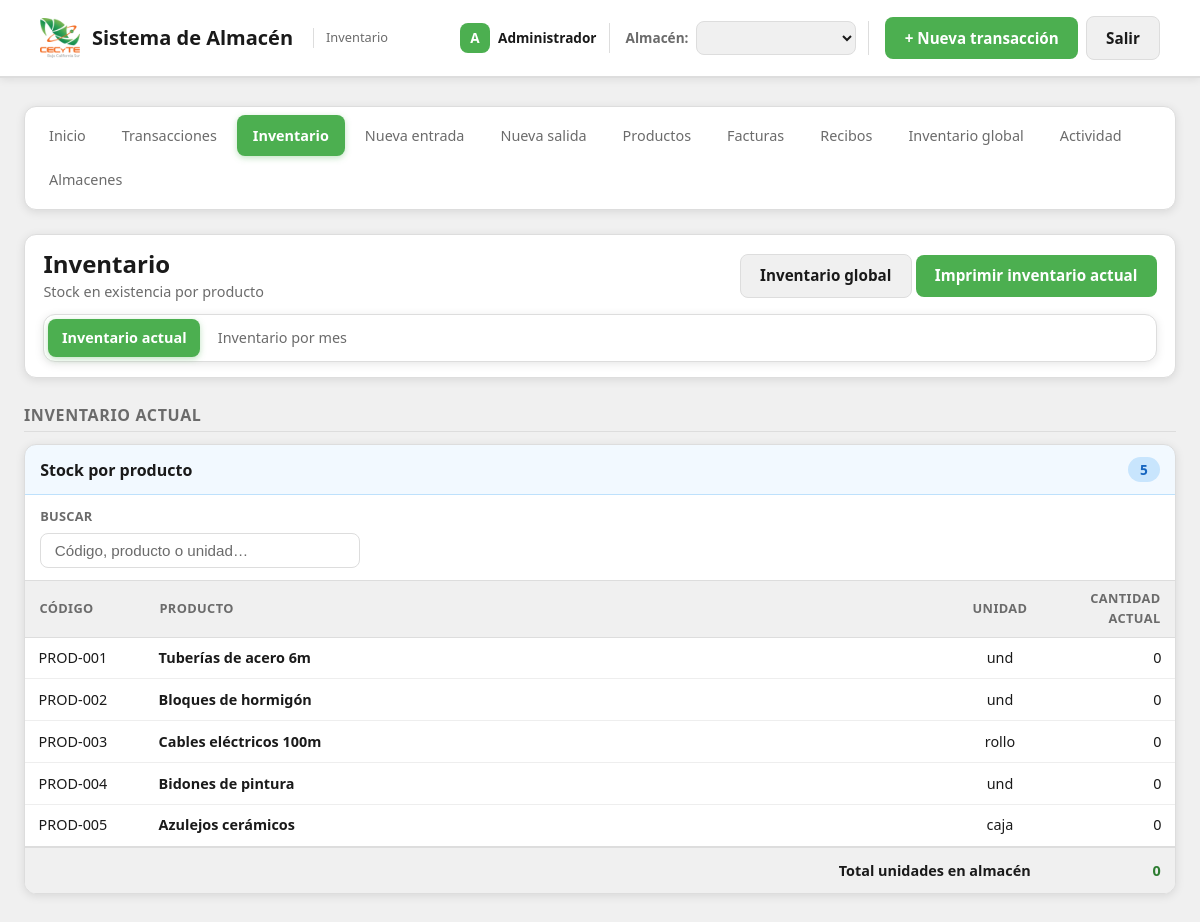
/inventario.php (signed in), run on an earlier commit of the app's database.
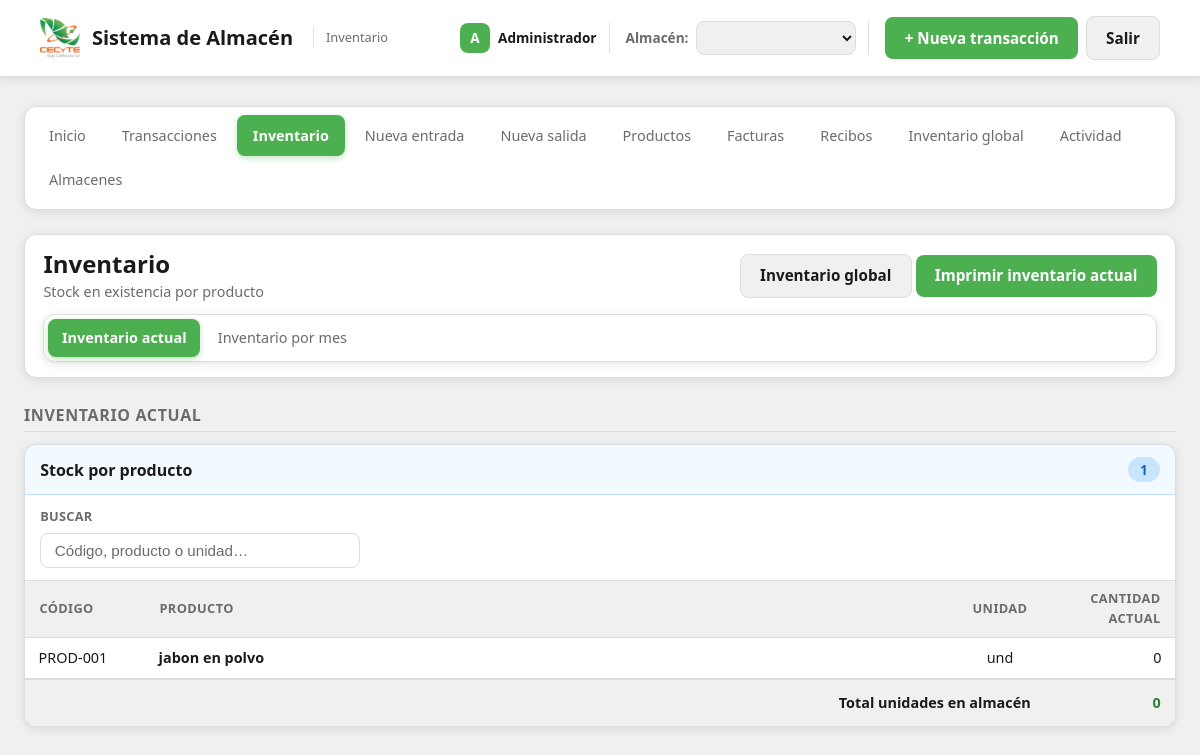
And on a later commit of the database.
### tables this page shows
CREATE TABLE IF NOT EXISTS productos (
  id INT UNSIGNED AUTO_INCREMENT PRIMARY KEY,
  codigo VARCHAR(50) UNIQUE,
  nombre VARCHAR(150) NOT NULL,
  descripcion TEXT,
  unidad VARCHAR(20) DEFAULT 'und',
  created_at TIMESTAMP DEFAULT CURRENT_TIMESTAMP,
  updated_at TIMESTAMP DEFAULT CURRENT_TIMESTAMP ON UPDATE CURRENT_TIMESTAMP,
  created_by INT UNSIGNED NULL COMMENT 'Usuario que registró/creó el producto',
  FOREIGN KEY (created_by) REFERENCES usuarios(id) ON DELETE SET NULL
);

### includes/almacenes.php (called while the page is built, shortened)
<?php
function listarAlmacenes(): array {
    $pdo = getDB();
    $stmt = $pdo->query('SELECT id, nombre FROM almacenes ORDER BY nombre');
    return $stmt->fetchAll();
}
function esAdminSesionAlmacen(): bool {
    $usuarioNombreSesion = (string)($_SESSION['usuario_nombre'] ?? '');
    $usuarioIdSesion = (int)($_SESSION['usuario_id'] ?? 0);
    return ($usuarioNombreSesion === 'Administrador') || ($usuarioIdSesion === 1);
}
function asegurarAlmacenActivo(): void {
    $esAdmin = esAdminSesionAlmacen();
    $almacenSesion = isset($_SESSION['almacen_id']) ? (int)$_SESSION['almacen_id'] : 0;
    if ($esAdmin) {
        $almacenes = listarAlmacenes();
        return;
    }
}
function getAlmacenActivo(): int {
    asegurarAlmacenActivo();
    return (int)($_SESSION['almacen_id'] ?? 0);
}

### config/LoggedPDOStatement.php (called while the page is built, shortened)
<?php
class LoggedPDOStatement extends PDOStatement {
    public function execute($input_parameters = null): bool {
        $start = microtime(true);
        $sql = (string) ($this->queryString ?? '');
        $op = $this->detectOp($sql);
        $requestId = $GLOBALS['APP_REQUEST_ID'] ?? null;
        $userId = $GLOBALS['APP_USER_ID'] ?? null;
        $userName = $GLOBALS['APP_USER_NAME'] ?? null;
        $ruta = $GLOBALS['APP_REQUEST_CTX']['ruta'] ?? null;
        $method = $GLOBALS['APP_REQUEST_CTX']['method'] ?? null;
        $table = $this->extractTable($sql);
        $paramsSafe = $this->normalizeParamsForLog($input_parameters);
        $summary = $this->buildPrettySummary($op, $table, $paramsSafe, $userName, $userId, $method, $ruta);
        try {
            $result = parent::execute($input_parameters);
            $durationMs = (microtime(true) - $start) * 1000;
            return $result;
        } catch (Throwable $e) {
            $durationMs = (microtime(true) - $start) * 1000;
            $this->writeLog([
                'timestamp' => date('c'),
                'request_id' => $requestId,
                'usuario_id' => $userId,
                'usuario_nombre' => $userName,
                'duration_ms' => round($durationMs, 3),
                'op' => $op,
                'write' => $this->isWriteOp($op),
                'tabla' => $table,
                'sql' => $sql,
                'params_raw' => $paramsSafe,
                'resumen' => $summary,
                'ok' => false,
                'error_class' => get_class($e),
                'error_code' => $e->getCode(),
            ]);
            throw $e;
        }
    }
    private function extractTable(string $sql): ?string {
        $s = trim($sql);
        return null;
    }
    private function buildPrettySummary(string $op, ?string $table, $paramsSafe, $userName, $userId, $method, $ruta): string {
        $u = '';
        if ($userName !== null && $userName !== '') {
            $u = "usuario={$userName}";
        } else {
            $u = "usuario_id={$userId}";
        }
        $m = $method !== null ? $method : '';
        $r = $ruta !== null ? $ruta : '';
        $t = $table !== null ? $table : 'tabla?';
        $paramsShort = $this->paramsToShortString($paramsSafe);
        return trim("{$u} {$m} {$r} -> {$op} {$t} params={$paramsShort}");
    }
    private function paramsToShortString($paramsSafe): string {
        if ($paramsSafe === null) {
            return '[]';
        }
        $encoded = @json_encode($paramsSafe, JSON_UNESCAPED_UNICODE | JSON_UNESCAPED_SLASHES);
        $max = 500;
        return $encoded;
    }
    private function detectOp(string $sql): string {
        $s = ltrim($sql);
        if (preg_match('/^SELECT\b/i', $s)) {
            return 'SELECT';
        }
        return 'OTHER';
    }
    private function isWriteOp(string $op): bool {
        return in_array($op, ['INSERT', 'UPDATE', 'DELETE', 'REPLACE'], true);
    }
    private function normalizeParamsForLog($input_parameters) {
        if ($input_parameters === null) {
            return null;
        }
        $encoded = @json_encode($input_parameters, JSON_UNESCAPED_UNICODE | JSON_UNESCAPED_SLASHES);
        $decoded = json_decode($encoded, true);
        return $decoded;
    }
    private function writeLog(array $entry): void {
        try {
            $logDir = __DIR__ . '/../logs';
            $logFile = $logDir . '/sql.log';
            $line = json_encode($entry, JSON_UNESCAPED_UNICODE | JSON_UNESCAPED_SLASHES);
        } catch (Throwable $e) {
        }
    }
    private function writePrettyLine(array $entry): void {
        try {
            $logDir = __DIR__ . '/../logs';
            $logFile = $logDir . '/sql_pretty.log';
            $line = sprintf(
                "%s request_id=%s %s",
                $entry['timestamp'] ?? '',
                $entry['request_id'] ?? '',
                $entry['resumen'] ?? ''
            );
        } catch (Throwable $e) {
        }
    }
}

### includes/inventario.php (called while the page is built, shortened)
<?php
require_once __DIR__ . '/almacenes.php';
function inventarioPorProducto(?int $almacenId = null): array {
    $pdo = getDB();
    $almacenId = $almacenId !== null ? (int)$almacenId : getAlmacenActivo();
    $sql = "
        SELECT p.id, p.codigo, p.nombre, p.unidad,
          (SELECT COALESCE(SUM(de.cantidad), 0) FROM detalle_entradas de
           JOIN entradas e ON e.id = de.entrada_id
           WHERE de.producto_id = p.id
             AND e.almacen_id = ?
             AND e.estado != 'cancelada'
             AND (de.estado = 'activa' OR de.estado IS NULL)) -
          (SELECT COALESCE(SUM(ds.cantidad), 0) FROM detalle_salidas ds
           JOIN salidas s ON s.id = ds.salida_id
           WHERE ds.producto_id = p.id
             AND s.almacen_id = ?
             AND s.estado != 'cancelada') AS stock
        FROM productos p
    ";
    $stmt = $pdo->prepare($sql);
    $stmt->execute([$almacenId, $almacenId]);
    return $stmt->fetchAll();
}

### inventario.php (the view, shortened to what this page needs)
<?php
require_once __DIR__ . '/includes/inventario_mes.php';
require_once __DIR__ . '/includes/inventario.php';
$anioActual = (int) date('Y');
$mesActual = (int) date('n');
$anio = isset($_GET['anio']) ? (int) $_GET['anio'] : $anioActual;
$mes  = isset($_GET['mes'])  ? (int) $_GET['mes']  : $mesActual;
$inventarioActual = inventarioPorProducto();
$mesNombre = $mesesNombres[$mes] ?? 'Mes';
$periodoTexto = $mesNombre . ' ' . $anio;
$vista = isset($_GET['vista']) && $_GET['vista'] === 'mes' ? 'mes' : 'actual';
?>
<!DOCTYPE html>
<html lang="es">
<head>
  <link rel="stylesheet" href="assets/css/style.css?v=15">
</head>
<body class="pagina-inventario">
  <div class="container">
    <header class="header">
      <div class="logo">
        <img src="assets/css/img/logo_cecyte_grande.webp" alt="Cecyte" class="logo-img">
        <span>Sistema de Almacén</span>
        <span class="logo-sub">Inventario</span>
      </div>
      <div class="header-actions">
        <a href="nueva-transaccion.php" class="btn btn-primary">+ Nueva transacción</a>
        <a href="logout.php" class="btn btn-secondary">Salir</a>
      </div>
    </header>
    <?php include __DIR__ . '/includes/nav.php'; ?>
    <main class="inventario-main">
      <header class="inventario-page-header">
        <div class="inventario-page-header-top">
          <div class="inventario-page-header-texto">
            <h1 class="inventario-page-titulo">Inventario</h1>
            <p class="inventario-page-subtitulo"><?= $vista === 'actual' ? 'Stock en existencia por producto' : 'Resumen por mes · ' . htmlspecialchars($periodoTexto) ?></p>
          </div>
          <div class="inventario-page-header-accion">
            <?php if (esAdminSesionAlmacen()): ?>
            <a href="inventario-global.php" class="btn btn-secondary">Inventario global</a>
            <?php endif; ?>
            <?php if ($vista === 'actual'): ?>
            <a href="imprimir-inventario-actual.php?hoja=1" target="_blank" rel="noopener" class="btn btn-primary btn-imprimir-recibo">
              Imprimir inventario actual
            </a>
            <?php elseif ($vista === 'mes'): ?>
            <a href="recibo-mes.php?anio=<?= $anio ?>&mes=<?= $mes ?>&hoja=1" target="_blank" rel="noopener" class="btn btn-primary btn-imprimir-recibo">
              Imprimir recibo del mes
            </a>
            <?php endif; ?>
          </div>
        </div>
        <nav class="inventario-tabs" role="tablist" aria-label="Pestañas inventario">
          <a href="inventario.php?vista=actual" class="inventario-tab <?= $vista === 'actual' ? 'active' : '' ?>" role="tab">Inventario actual</a>
          <a href="inventario.php?vista=mes&amp;anio=<?= $anio ?>&amp;mes=<?= $mes ?>" class="inventario-tab <?= $vista === 'mes' ? 'active' : '' ?>" role="tab">Inventario por mes</a>
        </nav>
      </header>
      <div class="inventario-pestana-content <?= $vista === 'actual' ? 'activa' : '' ?>" id="pestana-actual" role="tabpanel">
      <section class="inventario-seccion inventario-seccion-actual">
        <h2 class="inventario-seccion-titulo">Inventario actual</h2>
        <article class="inventario-panel inventario-panel-actual">
          <header class="inventario-panel-cabecera">
            <h3 class="inventario-panel-titulo">Stock por producto</h3>
            <span class="inventario-panel-contador" id="inventario-contador-actual"><?= count($inventarioActual) ?></span>
          </header>
          <div class="inventario-panel-cuerpo">
            <div class="inventario-filtro-buscar">
              <label for="inventario-buscador" class="inventario-form-label">
                <span class="inventario-form-etiqueta">Buscar</span>
                <input type="search" id="inventario-buscador" class="inventario-form-input" placeholder="Código, producto o unidad…" autocomplete="off" aria-label="Buscar en inventario">
              </label>
            </div>
            <div class="inventario-tabla-wrap">
              <table class="inventario-tabla inventario-tabla-actual">
                <thead>
                  <tr>
                    <th class="inventario-col-codigo">Código</th>
                    <th class="inventario-col-producto">Producto</th>
                    <th class="inventario-col-unidad">Unidad</th>
                    <th class="inventario-th-num inventario-col-cantidad">Cantidad actual</th>
                  </tr>
                </thead>
                <tbody>
                  <?php if (empty($inventarioActual)): ?>
                    <tr><td colspan="4" class="inventario-empty">No hay productos registrados.</td></tr>
                  <?php else: ?>
                    <?php
                    $totalUnidades = 0;
                    foreach ($inventarioActual as $inv):
                      $stock = (int) $inv['stock'];
                      $totalUnidades += $stock;
                    ?>
                      <tr class="inventario-fila-producto" data-busqueda="<?= htmlspecialchars(mb_strtolower(($inv['codigo'] ?? '') . ' ' . ($inv['nombre'] ?? '') . ' ' . ($inv['unidad'] ?? ''))) ?>">
                        <td class="inventario-col-codigo"><?= htmlspecialchars($inv['codigo'] ?? '—') ?></td>
                        <td class="inventario-col-producto"><strong><?= htmlspecialchars($inv['nombre']) ?></strong></td>
                        <td class="inventario-col-unidad"><?= htmlspecialchars($inv['unidad'] ?? 'und') ?></td>
                        <td class="inventario-th-num inventario-col-cantidad <?= $stock > 0 ? 'qty-pos' : ($stock < 0 ? 'qty-neg' : '') ?>"><?= number_format($stock) ?></td>
                      </tr>
                    <?php endforeach; ?>
                    <tr class="inventario-tabla-total inventario-fila-total">
                      <td colspan="3" class="inventario-td-total-label"><strong>Total unidades en almacén</strong></td>
                      <td class="inventario-th-num inventario-col-cantidad inventario-td-total-num <?= $totalUnidades >= 0 ? 'qty-pos' : 'qty-neg' ?>"><?= number_format($totalUnidades) ?></td>
                    </tr>
                  <?php endif; ?>
                </tbody>
              </table>
            </div>
          </div>
        </article>
      </section>
      </div>
    </main>
  </div>
</body>
</html>

### includes/nav.php (shortened to what this page needs)
<?php
if (!isset($nav_activo)) {
    $script = basename($_SERVER['PHP_SELF'], '.php');
    $map = [
        'index' => 'inicio',
        'transacciones' => 'transacciones',
        'ver-transaccion' => 'transacciones',
        'entregas-plantel-persona' => 'transacciones',
        'almacenes-admin' => 'almacenes-admin',
        'inventario' => 'inventario',
        'inventario-global' => 'inventario-global',
        'nueva-entrada' => 'nueva-entrada',
        'nueva-salida' => 'nueva-salida',
        'productos' => 'productos',
        'facturas' => 'facturas',
        'recibos' => 'recibos',
        'ver-logs' => 'logs',
    ];
    $nav_activo = $map[$script] ?? '';
}
$usuarioNombreSesion = (string) ($_SESSION['usuario_nombre'] ?? '');
$usuarioIdSesion = (int) ($_SESSION['usuario_id'] ?? 0);
$esAdmin = ($usuarioNombreSesion === 'Administrador') || ($usuarioIdSesion === 1);
$nav_items = [
    'inicio' => ['url' => 'index.php', 'label' => 'Inicio'],
    'transacciones' => ['url' => 'transacciones.php', 'label' => 'Transacciones'],
    'inventario' => ['url' => 'inventario.php', 'label' => 'Inventario'],
    'nueva-entrada' => ['url' => 'nueva-entrada.php', 'label' => 'Nueva entrada'],
    'nueva-salida' => ['url' => 'nueva-salida.php', 'label' => 'Nueva salida'],
    'productos' => ['url' => 'productos.php', 'label' => 'Productos'],
    'facturas' => ['url' => 'facturas.php', 'label' => 'Facturas'],
    'recibos'  => ['url' => 'recibos.php',  'label' => 'Recibos'],
];
if ($esAdmin) {
    $nav_items['inventario-global'] = ['url' => 'inventario-global.php', 'label' => 'Inventario global'];
    $nav_items['logs'] = ['url' => 'ver-logs.php', 'label' => 'Actividad'];
    $nav_items['almacenes-admin'] = ['url' => 'almacenes-admin.php', 'label' => 'Almacenes'];
}
?>
<div class="nav-wrap">
  <nav class="nav-links" aria-label="Navegación principal">
    <?php foreach ($nav_items as $key => $item): ?>
    <a href="<?= htmlspecialchars($item['url']) ?>" class="nav-link <?= $nav_activo === $key ? 'active' : '' ?>"><?= htmlspecialchars($item['label']) ?></a>
    <?php endforeach; ?>
  </nav>
  <?php if ($usuarioNombreSesion !== ''): ?>
    <div class="header-user-info" id="header-user-info">
      <span class="header-user-avatar" aria-hidden="true">
        <?= htmlspecialchars(mb_substr($usuarioNombreSesion, 0, 1)) ?>
      </span>
      <div class="header-user-details">
        <span class="header-user-name"><?= htmlspecialchars($usuarioNombreSesion) ?></span>
      </div>
    </div>
  <?php endif; ?>
  <?php if ($esAdmin): ?>
    <div class="almacen-selector" id="almacen-selector-box">
      <label for="almacen_id_select" class="almacen-selector-label">Almacén:</label>
      <select
        id="almacen_id_select"
        class="almacen-selector-select"
        aria-label="Selector de almacén"
      >
      </select>
    </div>
  <?php endif; ?>
</div>

What changed in the data, as far as the page shows it:
removed productos: codigo "PROD-002", nombre "Bloques de hormigón", unidad "und", stock "0"
removed productos: codigo "PROD-003", nombre "Cables eléctricos 100m", unidad "rollo", stock "0"
removed productos: codigo "PROD-004", nombre "Bidones de pintura", unidad "und", stock "0"
removed productos: codigo "PROD-005", nombre "Azulejos cerámicos", unidad "caja", stock "0"
changed productos "PROD-001": nombre "Tuberías de acero 6m" → "jabon en polvo"
Also different on the page:
count($inventarioActual): "5" → "1"
